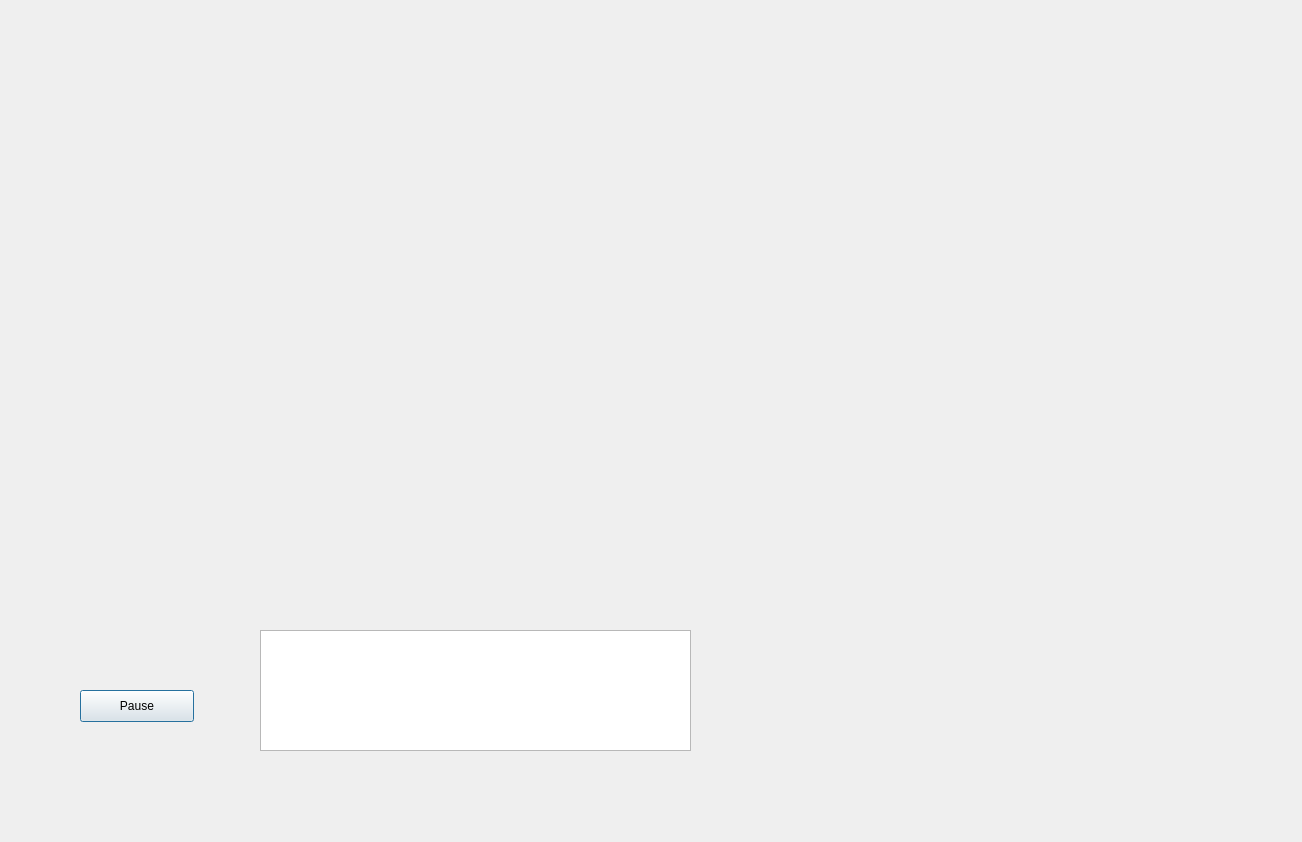
<?xml version="1.0" encoding="UTF-8"?>
<ui version="4.0">
 <class>Dialog</class>
 <widget class="QDialog" name="Dialog">
  <property name="geometry">
   <rect>
    <x>0</x>
    <y>0</y>
    <width>1302</width>
    <height>842</height>
   </rect>
  </property>
  <property name="windowTitle">
   <string>Dialog</string>
  </property>
  <widget class="QLabel" name="lblOriginal">
   <property name="geometry">
    <rect>
     <x>10</x>
     <y>10</y>
     <width>640</width>
     <height>480</height>
    </rect>
   </property>
   <property name="autoFillBackground">
    <bool>true</bool>
   </property>
   <property name="text">
    <string/>
   </property>
  </widget>
  <widget class="QLabel" name="lblProcessed">
   <property name="geometry">
    <rect>
     <x>650</x>
     <y>0</y>
     <width>640</width>
     <height>480</height>
    </rect>
   </property>
   <property name="autoFillBackground">
    <bool>true</bool>
   </property>
   <property name="text">
    <string/>
   </property>
  </widget>
  <widget class="QPushButton" name="btnPauseOrResume">
   <property name="geometry">
    <rect>
     <x>80</x>
     <y>690</y>
     <width>114</width>
     <height>32</height>
    </rect>
   </property>
   <property name="text">
    <string>Pause</string>
   </property>
  </widget>
  <widget class="QPlainTextEdit" name="txtXYRadius">
   <property name="geometry">
    <rect>
     <x>260</x>
     <y>630</y>
     <width>431</width>
     <height>121</height>
    </rect>
   </property>
   <property name="readOnly">
    <bool>true</bool>
   </property>
  </widget>
 </widget>
 <layoutdefault spacing="6" margin="11"/>
 <resources/>
 <connections/>
</ui>
